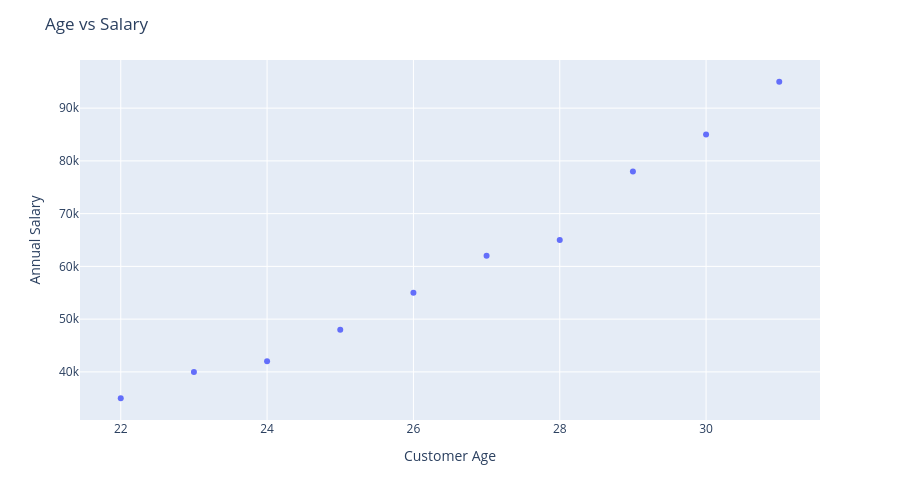

Write notebook code for a chart like this one.
### Code cell
fig.update_layout(
    title="Age vs Salary",
    xaxis_title="Customer Age",
    yaxis_title="Annual Salary"
)
fig.show()

### Figure 1 — Plotly figure (JSON) as saved in the notebook; plotly's stock layout.template omitted (floating-point values rounded to 4 significant figures)
{"data": [{"hovertemplate": "Age=%{x}<br>Salary=%{y}<extra></extra>", "legendgroup": "", "marker": {"color": "#636efa", "symbol": "circle"}, "mode": "markers", "name": "", "orientation": "v", "showlegend": false, "type": "scatter", "x": [22, 25, 28, 24, 30, 27, 23, 29, 31, 26], "xaxis": "x", "y": [35000, 48000, 65000, 42000, 85000, 62000, 40000, 78000, 95000, 55000], "yaxis": "y"}], "layout": {"height": 500, "legend": {"tracegroupgap": 0}, "margin": {"t": 60}, "title": {"text": "Age vs Salary"}, "width": 900, "xaxis": {"anchor": "y", "domain": [0, 1], "title": {"text": "Customer Age"}}, "yaxis": {"anchor": "x", "domain": [0, 1], "title": {"text": "Annual Salary"}}}}
